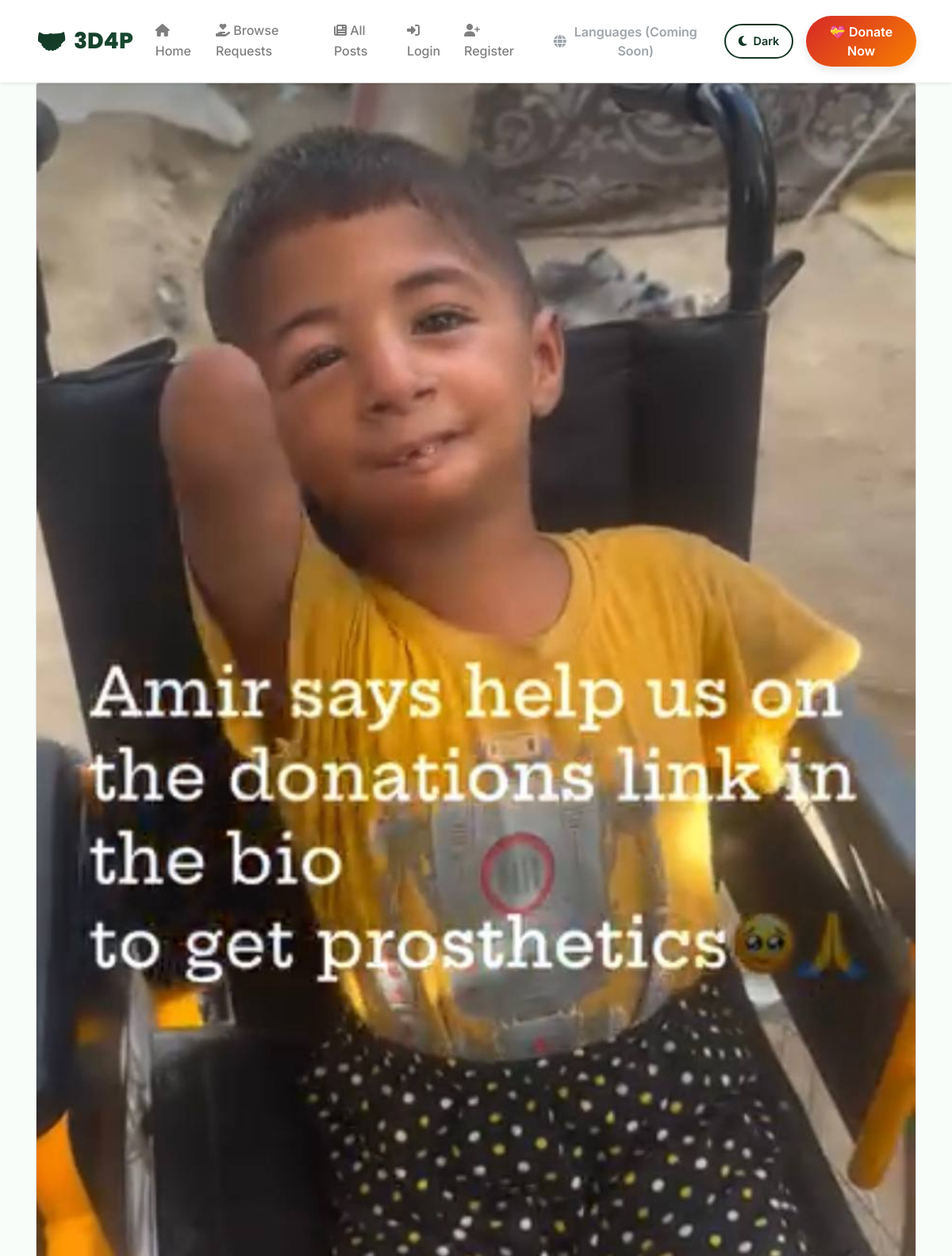
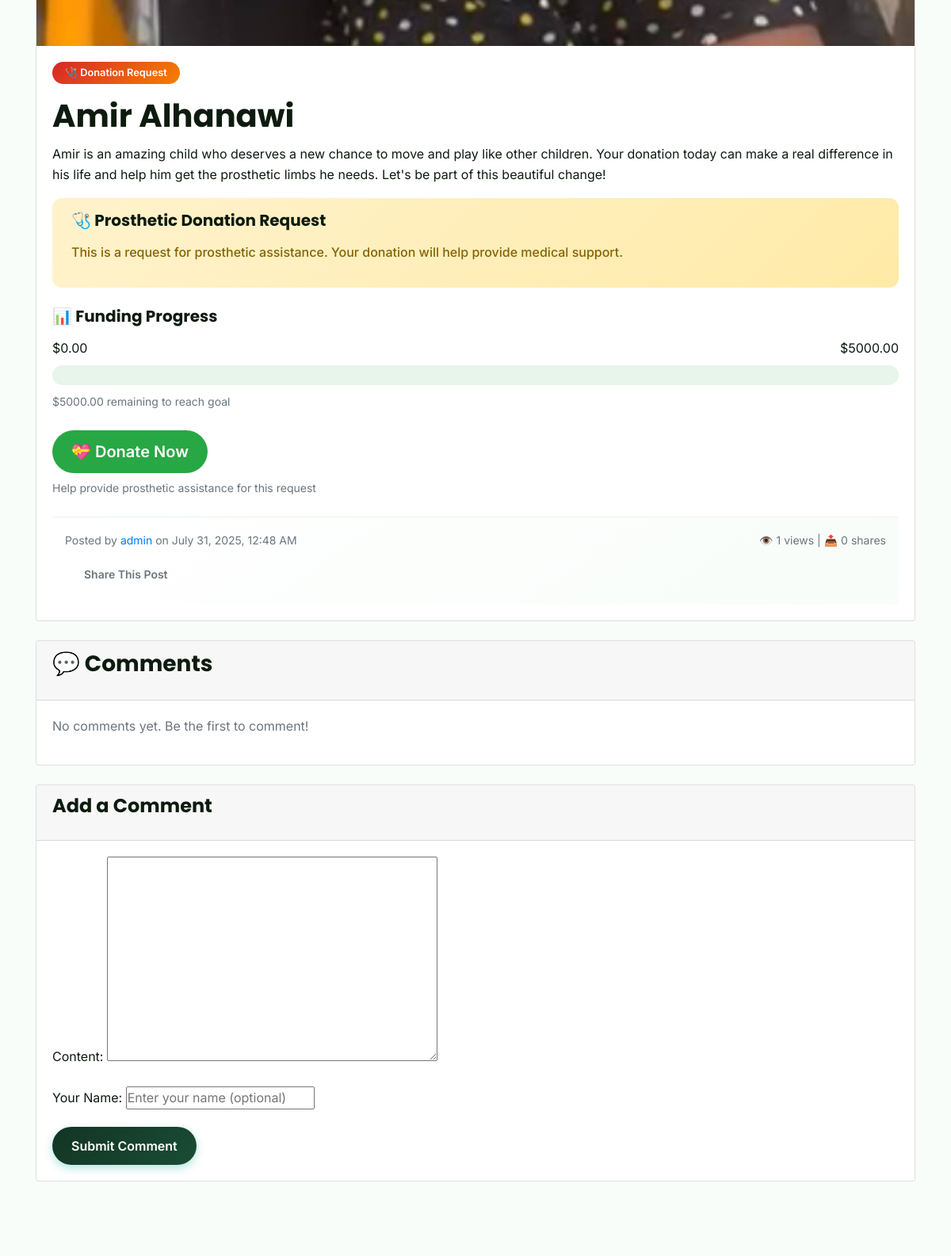
The page /posts/post/66/ (upper part) on the database its author committed (2 pictures, top to bottom).
### posts/models.py (models this page shows, shortened)
class Post(models.Model):
    POST_TYPE_CHOICES = [
        ('regular', 'Regular Post'),
        ('donation', 'Donation Request'),
    ]
    author = models.ForeignKey(User, on_delete=models.CASCADE, null=True, blank=True)
    author_name = models.CharField(max_length=100, blank=True)
    title = models.CharField(max_length=200)
    content = models.TextField()
    post_type = models.CharField(max_length=20, choices=POST_TYPE_CHOICES, default='regular')
    is_approved = models.BooleanField(default=False)
    created_at = models.DateTimeField(auto_now_add=True)
    updated_at = models.DateTimeField(auto_now=True)
    view_count = models.IntegerField(default=0)
    share_count = models.IntegerField(default=0)
    image = models.ImageField(upload_to='post_images/', null=True, blank=True)

### donations/models.py (models this page shows, shortened)
class DonationGoal(models.Model):
    post = models.OneToOneField(Post, on_delete=models.CASCADE, related_name='donation_goal')
    goal_amount = models.DecimalField(max_digits=10, decimal_places=2)
    current_amount = models.DecimalField(max_digits=10, decimal_places=2, default=Decimal('0.00'))
    is_active = models.BooleanField(default=True)
    created_at = models.DateTimeField(auto_now_add=True)
    @property
    def progress_percentage(self):
        if self.goal_amount == 0:
            return 0
        return min((self.current_amount / self.goal_amount) * 100, 100)
    @property
    def remaining_amount(self):
        return max(self.goal_amount - self.current_amount, Decimal('0.00'))
    def update_current_amount(self):
        total = self.post.donations.filter(payment_status='completed').aggregate(
            total=models.Sum('amount')
        )['total'] or Decimal('0.00')
        self.current_amount = total
        self.save()
        return self.current_amount

### users/models.py (models this page shows, shortened)
class CustomUser(AbstractUser):
    is_member = models.BooleanField(default=False)
    is_verified = models.BooleanField(default=False)
    bio = models.TextField(blank=True)
    date_of_birth = models.DateField(null=True, blank=True)
    pass

### posts/views.py (the view)
# urls.py: path('post/<int:pk>/', views.post_detail, name='post_detail'),
def post_detail(request, pk):
    post = get_object_or_404(Post, pk=pk)
    post.view_count += 1
    post.save()
    if post.post_type == 'donation':
        from donations.models import DonationGoal
        from decimal import Decimal
        if not hasattr(post, 'donation_goal'):
            default_goal = Decimal('5000.00')  # Default goal
            if hasattr(post, 'donation_details') and post.donation_details:
                default_goal = post.donation_details.estimated_cost
            DonationGoal.objects.create(
                post=post,
                goal_amount=default_goal,
                is_active=True
            )
        else:
            post.donation_goal.update_current_amount()
    comments = post.comments.order_by('-created_at')
    if request.method == 'POST':
        form = CommentForm(request.POST)
        if form.is_valid():
            comment = form.save(commit=False)
            comment.post = post
            if request.user.is_authenticated:
                comment.author = request.user
            else:
                comment.author_name = form.cleaned_data['author_name']
            comment.save()
            return redirect('post_detail', pk=post.pk)
    else:
        form = CommentForm()
    return render(request, 'posts/post_detail.html', {'post': post, 'comments': comments, 'form': form})

### posts/forms.py
class CommentForm(forms.ModelForm):
    author_name = forms.CharField(max_length=100, required=False, label='Your Name')
    class Meta:
        model = Comment
        fields = ['content', 'author_name']
    def __init__(self, *args, **kwargs):
        super().__init__(*args, **kwargs)
        self.fields['author_name'].widget.attrs['placeholder'] = 'Enter your name (optional)'

### utils/error_handlers.py (called while the page is built)
    def __call__(self, request):
        if self.is_suspicious_request(request):
            logger.warning(
                f"Suspicious request detected: {request.method} {request.get_full_path()} "
                f"from IP: {self.get_client_ip(request)}"
            )
        response = self.get_response(request)
        return response

    def is_suspicious_request(self, request):
        suspicious_patterns = [
            'admin/', 'wp-admin/', 'phpmyadmin/', '.env', 'config.php',
            'shell.php', 'cmd.php', 'eval(', 'system(', 'exec('
        ]
        path = request.get_full_path().lower()
        return any(pattern in path for pattern in suspicious_patterns)

### posts/templates/posts/post_detail.html (shortened to what this page needs)
{% extends 'base.html' %}
{% block content %}
<div class="container mt-4">
  <div class="card">
    {% if post.image %}
      <img src="{{ post.image.url }}" class="card-img-top" alt="{{ post.title }}">
    {% endif %}
    <div class="card-body">
      {% if post.post_type == 'donation' %}
        <span class="badge badge-danger mb-3">🩺 Donation Request</span>
      {% else %}
        <span class="badge badge-primary mb-3">📝 Regular Post</span>
      {% endif %}
      <h1 class="card-title">{{ post.title }}</h1>
      <p class="card-text">{{ post.content }}</p>
      {% if post.post_type == 'donation' %}
        {% if post.donation_details %}
          <div class="alert alert-info">
            <h5>💰 Donation Information</h5>
            <p><strong>Estimated Cost:</strong> ${{ post.donation_details.estimated_cost }}</p>
            <p><strong>Prosthetic Type:</strong> {{ post.donation_details.prosthetic_type }}</p>
            <p><strong>Measurements:</strong> {{ post.donation_details.measurements }}</p>
          </div>
        {% else %}
          <div class="alert alert-warning">
            <h5>🩺 Prosthetic Donation Request</h5>
            <p>This is a request for prosthetic assistance. Your donation will help provide medical support.</p>
          </div>
        {% endif %}
        {% if post.donation_goal %}
          <div class="mb-4">
            <h5>📊 Funding Progress</h5>
            <div class="d-flex justify-content-between mb-2">
              <span>${{ post.donation_goal.current_amount }}</span>
              <span>${{ post.donation_goal.goal_amount }}</span>
            </div>
            <div class="progress mb-2" style="height: 25px;">
            </div>
            <small class="text-muted">
              ${{ post.donation_goal.remaining_amount }} remaining to reach goal
            </small>
          </div>
        {% endif %}
        <div class="mb-4">
          <a href="{% url 'donate_to_post' post.id %}" class="btn btn-success btn-lg">
            💝 Donate Now
          </a>
          <small class="text-muted d-block mt-2">
            Help provide prosthetic assistance for this request
          </small>
        </div>
      {% endif %}
      <div class="card-footer bg-light">
        <div class="row">
          <div class="col">
            <small class="text-muted">
              Posted by
              {% if post.author %}
                <a href="{% url 'user_profile' post.author.username %}">{{ post.author.username }}</a>
              {% else %}
                {{ post.author_name }}
              {% endif %}
              on {{ post.created_at|date:"F j, Y, g:i A" }}
            </small>
          </div>
          <div class="col text-right">
            <small class="text-muted">
              👁️ {{ post.view_count }} views | 📤 {{ post.share_count }} shares
            </small>
          </div>
        </div>
        <div class="mt-2">
          <button class="btn btn-outline-secondary btn-sm shareButton" data-post-id="{{ post.id }}">
            Share This Post
          </button>
        </div>
      </div>
    </div>
  </div>
  <div class="card mt-4">
    <div class="card-header">
      <h3>💬 Comments</h3>
    </div>
    <div class="card-body">
      {% for comment in comments %}
        <div class="border-bottom mb-3 pb-3">
          <p>{{ comment.content }}</p>
          <small class="text-muted">
            By:
            {% if comment.author %}
              {{ comment.author.username }}
            {% else %}
              {{ comment.author_name }}
            {% endif %}
            on {{ comment.created_at|date:"F j, Y, g:i A" }}
          </small>
        </div>
      {% empty %}
        <p class="text-muted">No comments yet. Be the first to comment!</p>
      {% endfor %}
    </div>
  </div>
  <div class="card mt-4">
    <div class="card-header">
      <h4>Add a Comment</h4>
    </div>
    <div class="card-body">
      <form method="POST">
        {{ form.as_p }}
        <button type="submit" class="btn btn-primary">Submit Comment</button>
      </form>
    </div>
  </div>
</div>
{% endblock %}

### static/css/main.css (style rules this page uses)
:root { --primary-color: #123524; --secondary-color: #1a4d34; --accent-color: #2d6b45; --danger-color: #d62828; --success-color: #27a745; --dark-color: #0d1b0f; --light-color: #f8fdf9; --gray-light: #e8f5ea; --gray-medium: #6c7b6d; --white: #ffffff; --gradient-primary: linear-gradient(135deg, #123524 0%, #1a4d34 100%); --gradient-hero: linear-gradient(135deg, #0d1b0f 0%, #123524 100%); --gradient-card: linear-gradient(145deg, #ffffff 0%, #f8fdf9 100%); --gradient-danger: linear-gradient(135deg, #d62828 0%, #f77f00 100%); --shadow-sm: 0 2px 4px rgba(0,0,0,0.08); --shadow-md: 0 4px 12px rgba(0,0,0,0.1); --shadow-lg: 0 8px 24px rgba(0,0,0,0.12); --shadow-xl: 0 12px 48px rgba(0,0,0,0.15); --font-primary: 'Inter', -apple-system, BlinkMacSystemFont, 'Segoe UI', sans-serif; --font-heading: 'Poppins', sans-serif; --transition-fast: all 0.2s ease; --transition-medium: all 0.3s ease; --transition-slow: all 0.5s cubic-bezier(0.4, 0, 0.2, 1); }
* { margin: 0; padding: 0; box-sizing: border-box; }
body { font-family: var(--font-primary); color: var(--dark-color); background-color: var(--light-color); line-height: 1.6; overflow-x: hidden; }
h1, h2, h3, h4, h5, h6 { font-family: var(--font-heading); font-weight: 700; color: var(--dark-color); margin-bottom: 1rem; }
.progress { height: 12px; border-radius: 50px; background: var(--gray-light); overflow: visible; position: relative; }
.btn { font-family: var(--font-primary); font-weight: 600; padding: 0.75rem 1.5rem; border-radius: 50px; transition: var(--transition-medium); text-decoration: none; display: inline-flex; align-items: center; gap: 0.5rem; border: none; cursor: pointer; }
.btn-primary { background: var(--gradient-primary); color: white; box-shadow: 0 4px 12px rgba(0, 168, 150, 0.3); }
.alert { padding: 1rem 1.5rem; border-radius: 12px; margin-bottom: 1.5rem; border: none; font-weight: 500; }
.alert-warning { background: linear-gradient(135deg, #fff3cd 0%, #ffeaa7 100%); color: #856404; }
.badge { padding: 0.5rem 1rem; border-radius: 20px; font-weight: 600; font-size: 0.8rem; display: inline-flex; align-items: center; gap: 0.25rem; }
.badge-danger { background: var(--gradient-danger); color: white; }
.card-footer { background: var(--gradient-card); border-top: 1px solid var(--gray-light); padding: 1rem; }
* { transition: background-color 0.3s ease, color 0.3s ease, border-color 0.3s ease; }

### rows shown on the page
Post: image (picture), title "Amir Alhanawi", content "Amir is an amazing child who deserves a new chance to move and play like other children. Your donation today can make a real difference in his life and help him get the prosthetic limbs he needs. Let's be part of this beautiful change!", donation_goal.current_amount "0.00", donation_goal.goal_amount "5000.00", donation_goal.remaining_amount "5000.00", author.username "admin", created_at "July 31, 2025, 12:48 AM", view_count "1", share_count "0"
